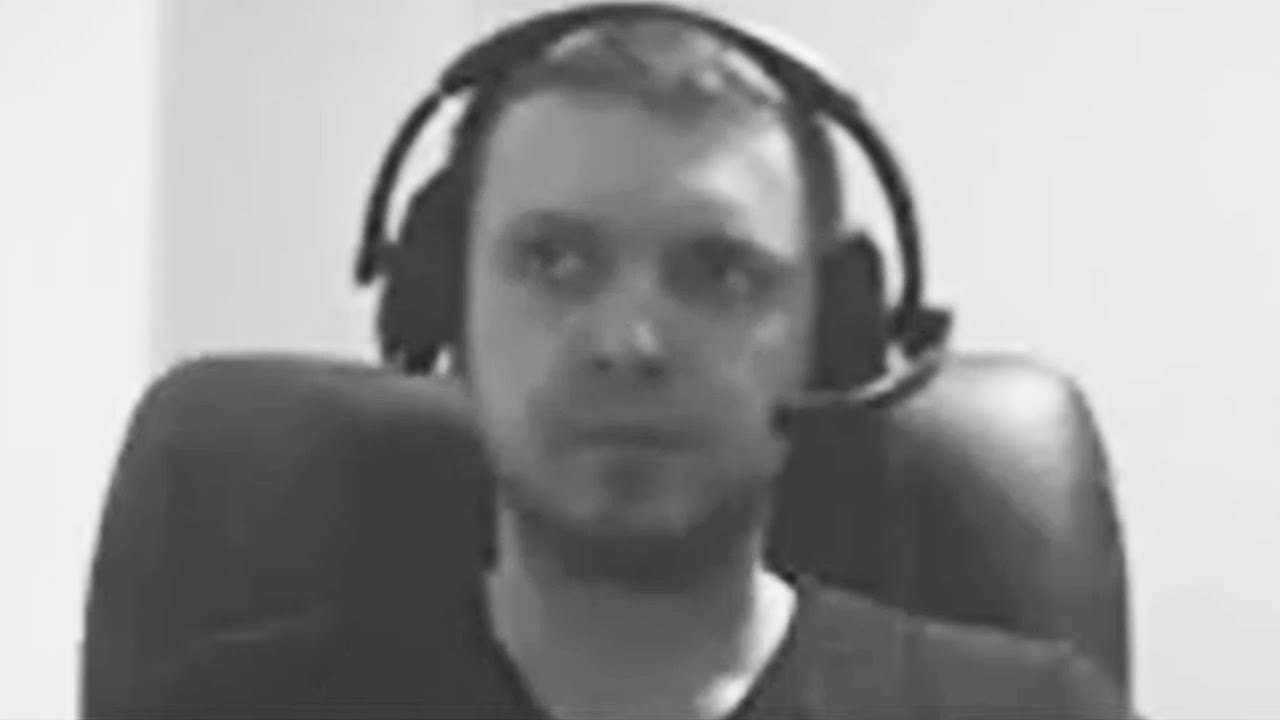
#> input picture 7 term/COSiI/Lab1/v.pgm, 1280 x 720 px
$ python main.py
#> lines starting #> are read from the running program, lines starting #| are printed output that depends on the picture
import math
import numpy as np
import matplotlib.pyplot as plt
from PIL import Image,ImageOps
from numpy import asarray

img = Image.open("v.pgm")
#> img is the input picture: PIL image 1280x720 L; min 31, max 250, mean 152.5
img.show()


source = asarray(img)
print(source.shape)
#| (720, 1280)


# [147 lines left out: function process_color_image, not called in this run]


def process_grayscale_image(src_image):
    new_image = np.zeros(source.shape, source.dtype)

    y_values = [0] * 256

    y_processed_values = [0] * 256

    y_filtered_values = [0] * 256

    i = 0
    for row in source:
        j = 0
        for elem in row:
            y_values[source[i, j]] += 1
            if source[i, j] < 155:
                new_image[i, j] = source[i, j]
            else:
                new_image[i, j] = 255 - source[i, j]

            y_processed_values[new_image[i, j]] += 1
            j += 1
        i += 1
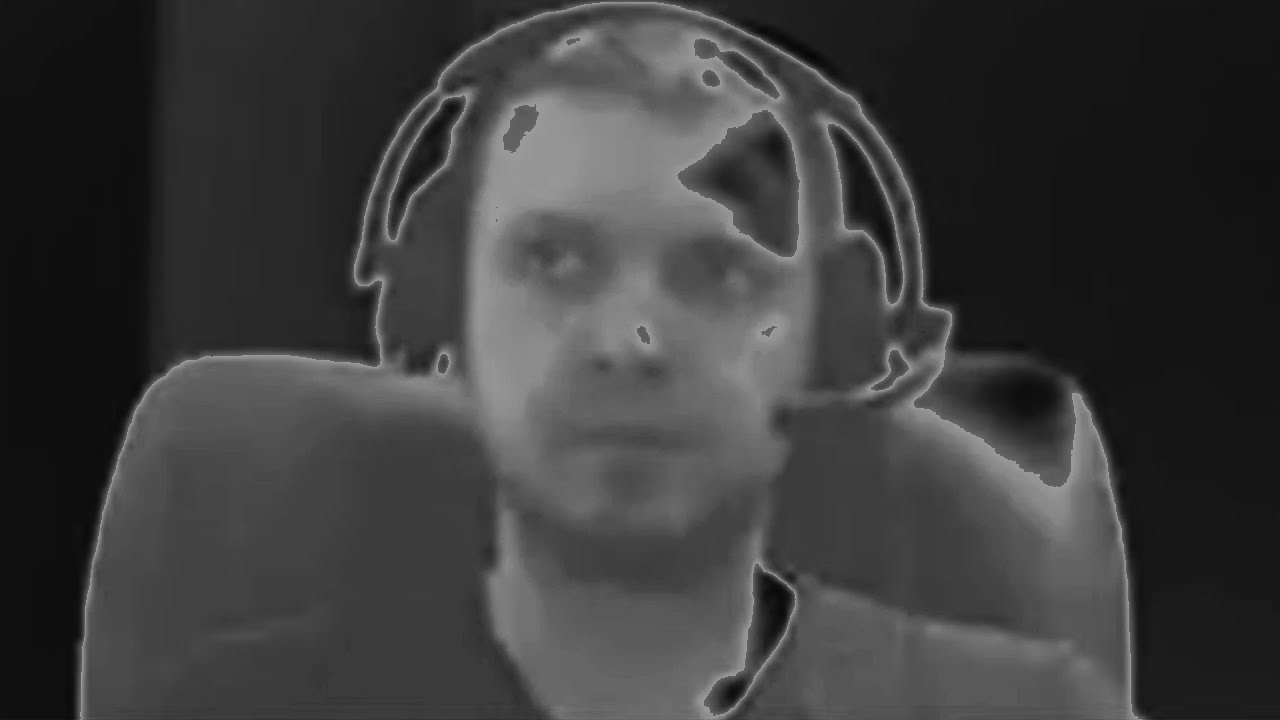
#> new_image: shape (720, 1280); min 5, max 154, mean 60.6
#> after the loop, i = 720; y_processed_values = 256 values, max 44272 at index 21, min 0 at index 0, mean 3600; y_values = 256 values, max 44272 at index 234, min 0 at index 0, mean 3600

    Image.fromarray(new_image).show()

    # im2 = ImageOps.solarize(img, threshold=155)
    #
    # im2.show()
    filteredImage1 = np.zeros(source.shape, source.dtype)
    filteredImage2 = np.zeros(source.shape, source.dtype)
    filteredImage = np.zeros(source.shape, source.dtype)
    i = 0
    for row in source:
        j = 0
        for elem in row:
            if (i + 1 < len(source)) & (j + 1 < len(source[0])):
                filteredImage1[i, j] = math.fabs(int(source[i, j]) - int(source[i + 1, j + 1]))

                filteredImage2[i, j] = math.fabs(int(source[i + 1, j]) - int(source[i, j + 1]))

                filteredImage[i, j] = math.sqrt(int(filteredImage1[i, j]) ** 2 + int(filteredImage2[i, j]) ** 2)

                y_filtered_values[filteredImage[i, j]] += 1

            j += 1
        i += 1
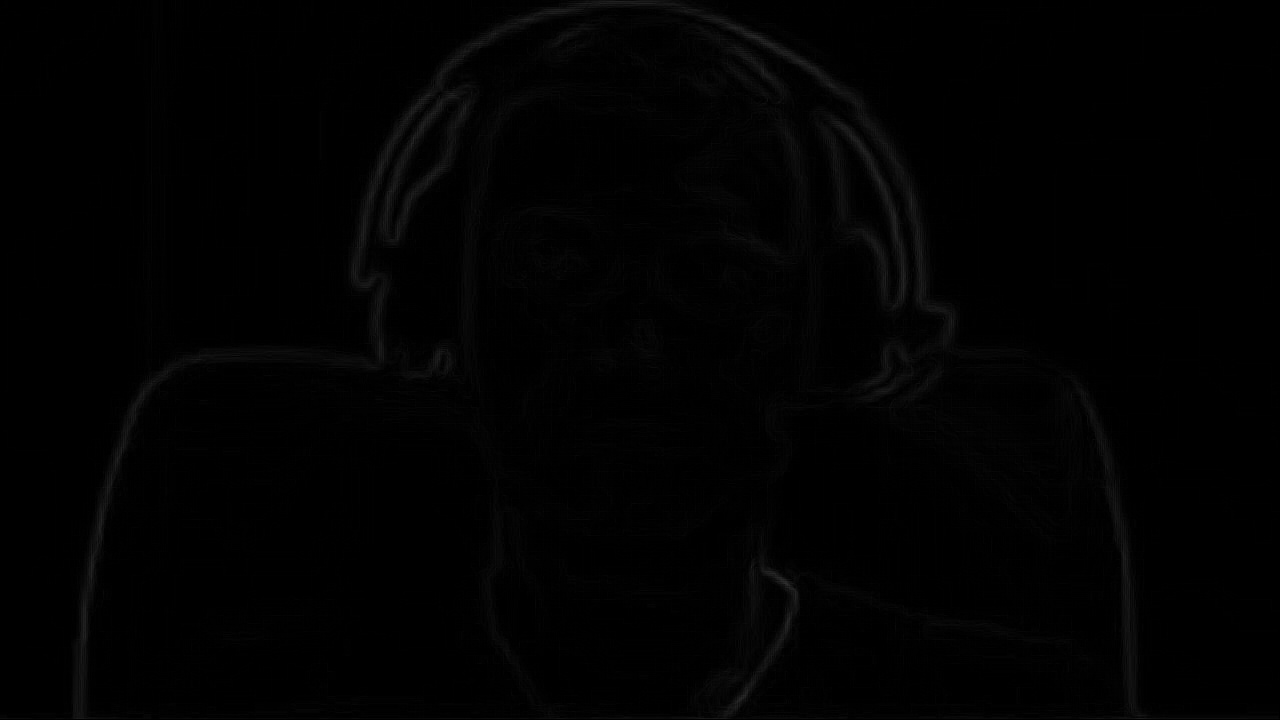
#> filteredImage: shape (720, 1280); min 0, max 49, mean 1.6
#> after the loop, i = 720; y_filtered_values = 256 values, max 515127 at index 0, min 0 at index 46, mean 3592.2

    Image.fromarray(filteredImage).show()
    x_values = [0]*256
    i = 0
    while i < len(x_values):
        x_values[i] = i
        i += 1
    plt.grid(True)
    plt.title("Гистограмма яркости")
    plt.bar(x_values, y_values)
    plt.show()
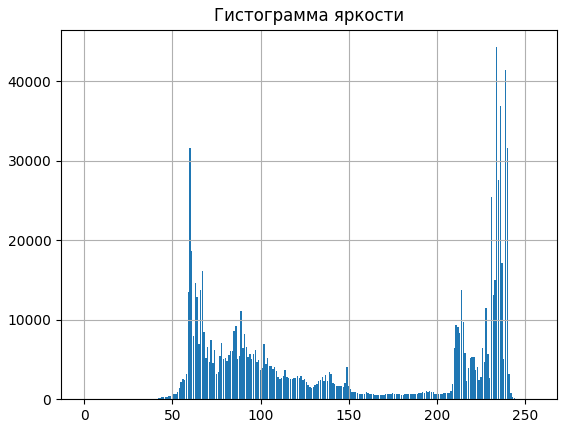
#> figure drawn by matplotlib, 1 panel; tallest bar 44272 high, from x = 233.6 to 234.4


    plt.grid(True)
    plt.title("Гистограмма яркости обработанного изображения")
    plt.bar(x_values, y_processed_values)
    plt.show()
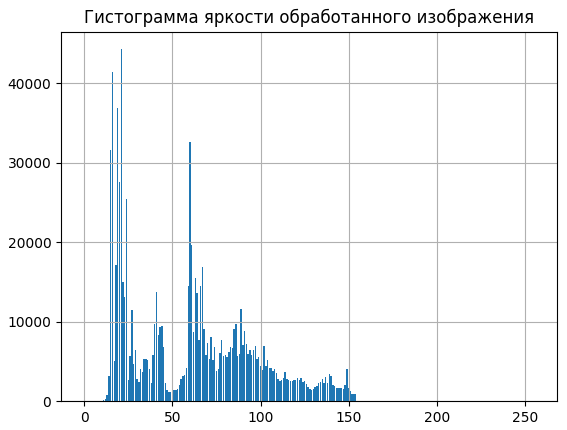
#> figure drawn by matplotlib, 1 panel; tallest bar 44272 high, from x = 20.6 to 21.4

    plt.grid(True)
    plt.title("Гистограмма яркости фильтрованного изображения")
    plt.bar(x_values, y_filtered_values)
    plt.show()
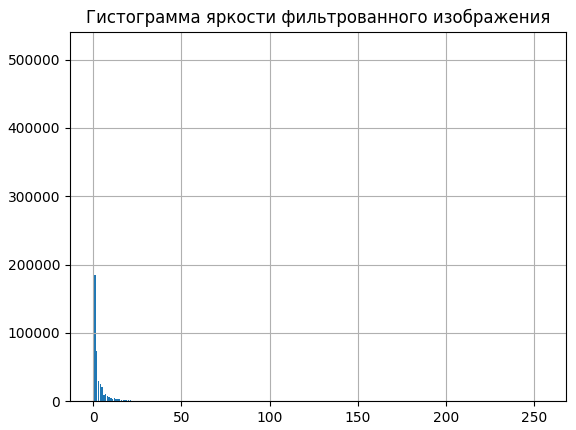
#> figure drawn by matplotlib, 1 panel; tallest bar 515127 high, from x = -0.4 to 0.4


#process_color_image(source)
process_grayscale_image(source)

$ run again, with 7 term/COSiI/Lab1/test5.pgm copied over 7 term/COSiI/Lab1/v.pgm
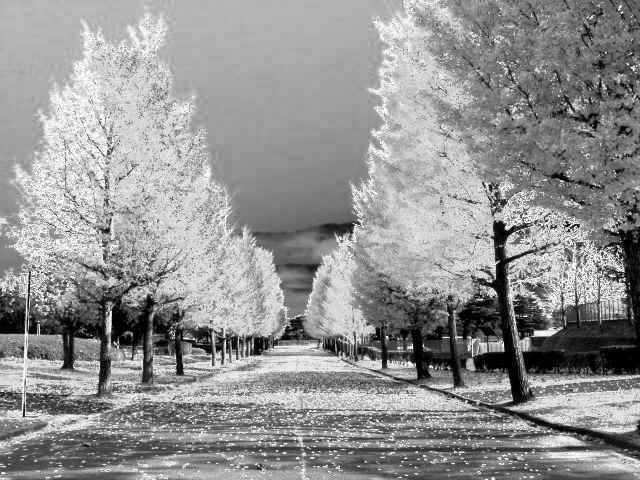
#> input picture 7 term/COSiI/Lab1/test5.pgm, 640 x 480 px
#> img is the input picture: PIL image 640x480 L; min 0, max 255, mean 146.7
#| (480, 640)
#> after the loop in process_grayscale_image, `for row in source:`: i = 480; y_processed_values = 256 values, max 4381 at index 77, min 0 at index 155, mean 1200; y_values = 256 values, max 3547 at index 178, min 8 at index 255, mean 1200
#> after the loop in process_grayscale_image, `for row in source:`:
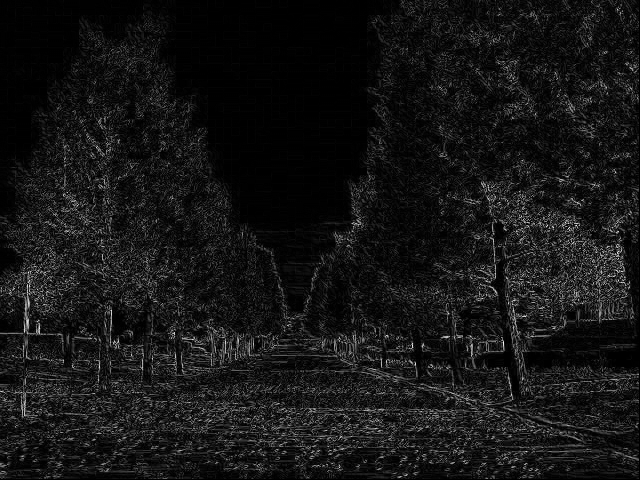
#> filteredImage2: shape (480, 640); min 0, max 249, mean 21.3
#> after the loop in process_grayscale_image, `for row in source:`: i = 480; y_filtered_values = 256 values, max 20922 at index 1, min 2 at index 232, mean 1195.6
#> in process_grayscale_image, `plt.show()`:
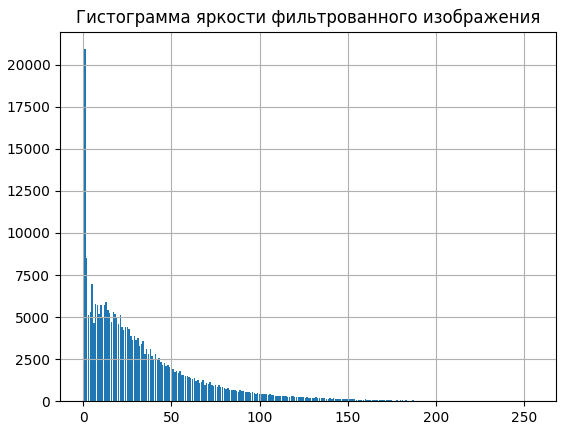
#> figure drawn by matplotlib, 1 panel; tallest bar 20922 high, from x = 0.6 to 1.4
